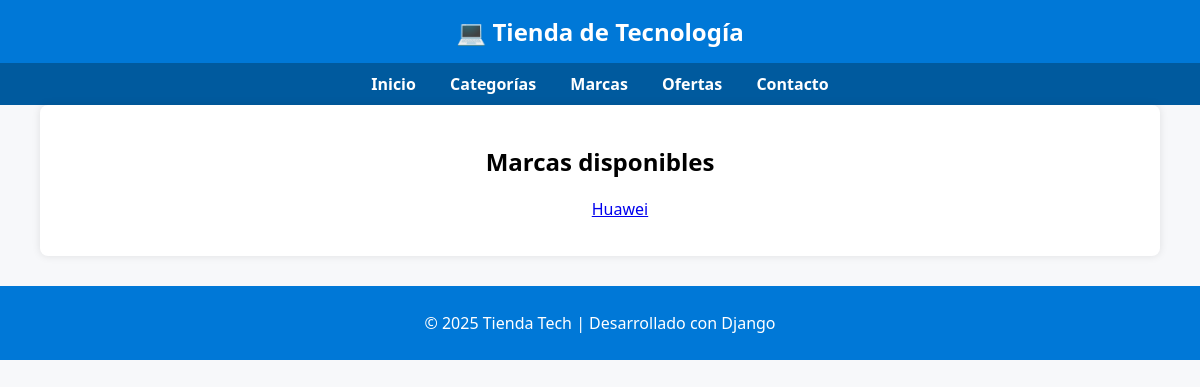
Before: /store/brands/ with the older database file.
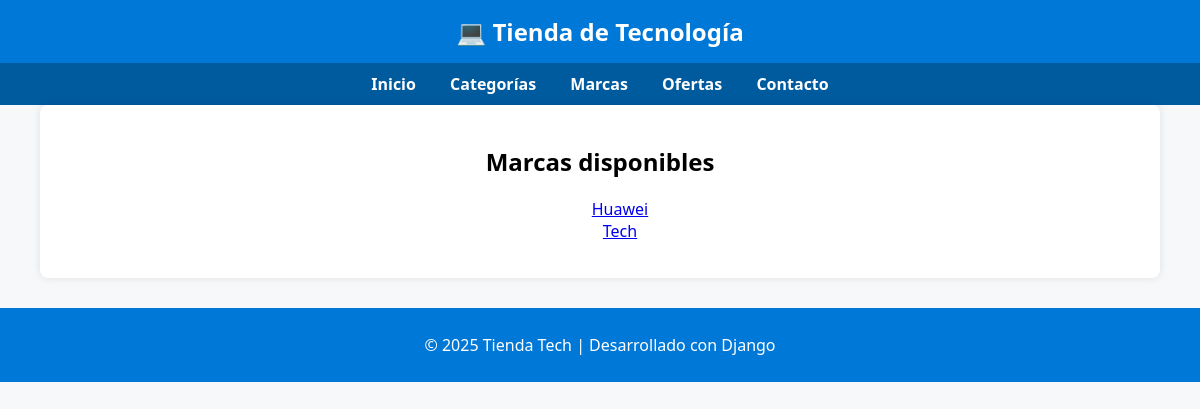
After: the same page with the newer database file.
### store/models.py (models this page shows, shortened)
class TimeStampedModel(models.Model):
    created_at = models.DateTimeField(auto_now_add=True)  # Se setea al crear
    updated_at = models.DateTimeField(auto_now=True)      # Se actualiza en cada guardado
    class Meta:
        abstract = True  # No crear tabla para este mixin

class Brand(TimeStampedModel):
    name = models.CharField(max_length=100, unique=True)
    slug = models.SlugField(max_length=120, unique=True)
    class Meta:
        ordering = ['name']
        verbose_name = 'Marca'
        verbose_name_plural = 'Marcas'

### store/views.py (the view)
# urls.py: path('brands/', views.brands_list, name='brands'),
def brands_list(request):
    brands = Brand.objects.all().order_by('name')
    return render(request, 'store/brands.html', {'brands': brands})

### store/templates/store/brands.html (shortened to what this page needs)
{% extends 'store/base.html' %}
{% block content %}
<h2 style="text-align:center;">Marcas disponibles</h2>
<ul style="list-style:none; text-align:center;">
    {% for b in brands %}
    <li><a href="/store/brand/{{ b.slug }}/">{{ b.name }}</a></li>
    {% empty %}
    <li>No hay marcas disponibles.</li>
    {% endfor %}
</ul>
{% endblock %}

Changed rows visible on the page:
added Brand: name "Tech"
